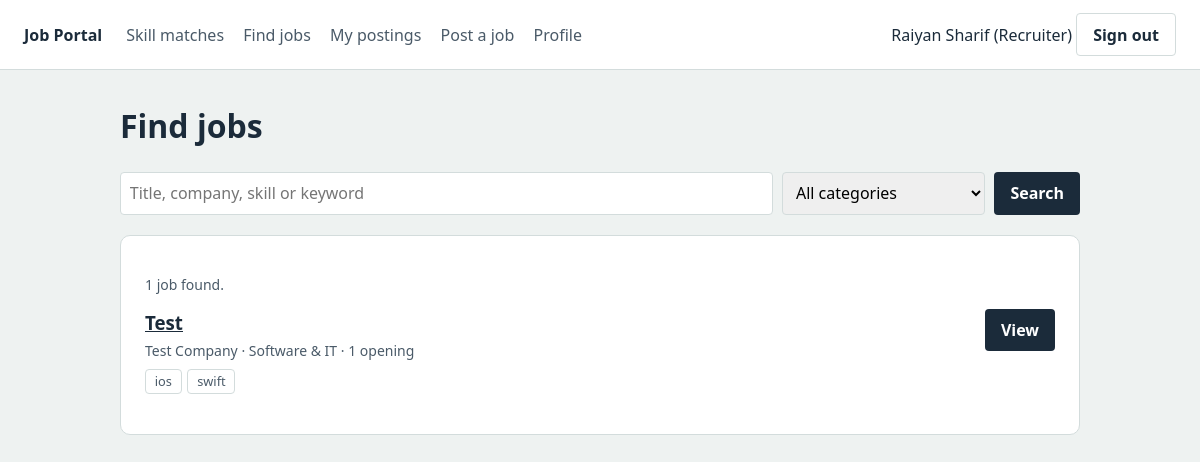
Page /jobs/ (signed in) on the committed database.
### accounts/models.py (models this page shows, shortened)
class User(AbstractUser):
    RECRUITER = 'recruiter'
    JOBSEEKER = 'jobseeker'
    USER_TYPE_CHOICES = [
        (RECRUITER, 'Recruiter'),
        (JOBSEEKER, 'Job seeker'),
    ]
    display_name = models.CharField(max_length=100)
    user_type = models.CharField(max_length=20, choices=USER_TYPE_CHOICES)
    @property
    def is_recruiter(self):
        return self.user_type == self.RECRUITER
    @property
    def is_jobseeker(self):
        return self.user_type == self.JOBSEEKER

class RecruiterProfile(models.Model):
    user = models.OneToOneField(User, on_delete=models.CASCADE, related_name='recruiter_profile')
    company_name = models.CharField(max_length=150)
    industry = models.CharField(max_length=100)
    company_website = models.URLField(blank=True)
    company_address = models.CharField(max_length=255)
    phone = models.CharField(max_length=30, blank=True)
    about_company = models.TextField(blank=True)

class Skill(models.Model):
    name = models.CharField(max_length=60, unique=True)
    class Meta:
        ordering = ['name']

### jobs/models.py (models this page shows, shortened)
class Job(models.Model):
    CATEGORY_CHOICES = [
        ('software', 'Software & IT'),
        ('data', 'Data & Analytics'),
        ('design', 'Design & Creative'),
        ('marketing', 'Marketing & Sales'),
        ('finance', 'Finance & Accounting'),
        ('hr', 'Human Resources'),
        ('engineering', 'Engineering'),
        ('healthcare', 'Healthcare'),
        ('education', 'Education'),
        ('other', 'Other'),
    ]
    recruiter = models.ForeignKey(settings.AUTH_USER_MODEL, on_delete=models.CASCADE, related_name='jobs')
    title = models.CharField(max_length=150)
    number_of_openings = models.PositiveIntegerField(default=1)
    category = models.CharField(max_length=30, choices=CATEGORY_CHOICES)
    description = models.TextField()
    skills = models.ManyToManyField(Skill, related_name='jobs')
    is_open = models.BooleanField(default=True)
    created_at = models.DateTimeField(auto_now_add=True)
    class Meta:
        ordering = ['-created_at']
    def skill_names(self):
        return [skill.name for skill in self.skills.all()]
    @property
    def company(self):
        profile = getattr(self.recruiter, 'recruiter_profile', None)
        return profile.company_name if profile else self.recruiter.display_name

### jobs/views.py (the view, shortened to what this page needs)
# urls.py: path('jobs/', views.job_search, name='job_search'),
@login_required
def job_search(request):
    query = request.GET.get('q', '').strip()
    category = request.GET.get('category', '')
    jobs = Job.objects.filter(is_open=True).prefetch_related('skills')
    if category:
        jobs = jobs.filter(category=category)
    my_skills, applied_ids = [], set()
    if request.user.is_jobseeker and request.user.has_profile():
        my_skills = request.user.jobseeker_profile.skill_names()
        applied_ids = set(request.user.applications.values_list('job_id', flat=True))
    results = []
    for job in jobs:
        result = match(job.skill_names(), my_skills)
        result['job'] = job
        result['applied'] = job.id in applied_ids
        results.append(result)
    return render(request, 'jobs/search.html', {
        'results': results,
        'query': query,
        'category': category,
        'categories': Job.CATEGORY_CHOICES,
        'show_match': bool(my_skills),
    })

### jobs/matching.py (called while the page is built)
def match(required, offered):
    required = set(required)
    offered = set(offered)
    matched = sorted(required & offered)
    missing = sorted(required - offered)
    percent = round(100 * len(matched) / len(required)) if required else 0
    if percent >= 75:
        level = 'strong'
    elif percent >= 40:
        level = 'partial'
    else:
        level = 'weak'
    return {'matched': matched, 'missing': missing, 'percent': percent, 'level': level}

### templates/jobs/search.html (shortened to what this page needs)
{% extends 'base.html' %}
{% block content %}
<h1>Find jobs</h1>
<form method="get" class="search">
  <input type="search" name="q" value="{{ query }}" placeholder="Title, company, skill or keyword">
  <select name="category">
    <option value="">All categories</option>
  </select>
  <button class="btn" type="submit">Search</button>
</form>
<div class="panel">
  <p class="muted small">{{ results|length }} job{{ results|length|pluralize }} found.</p>
  {% for r in results %}
    <div class="row">
      <div>
        <h3><a href="{% url 'job_detail' r.job.pk %}">{{ r.job.title }}</a></h3>
        <div class="muted small">{{ r.job.company }} · {{ r.job.get_category_display }} · {{ r.job.number_of_openings }} opening{{ r.job.number_of_openings|pluralize }}</div>
        {% if show_match %}
          {% include 'includes/chips.html' %}
        {% else %}
          <ul class="chips">{% for skill in r.job.skill_names %}<li class="chip">{{ skill }}</li>{% endfor %}</ul>
        {% endif %}
      </div>
      <div class="side">
        {% if r.applied %}
          <span class="badge">Applied</span>
        {% else %}
          <a class="btn" href="{% url 'job_detail' r.job.pk %}">View{% if user.is_jobseeker %} and apply{% endif %}</a>
        {% endif %}
      </div>
    </div>
  {% empty %}
    <p>No open jobs match that search. Try a different keyword or category.</p>
  {% endfor %}
</div>
{% endblock %}

### templates/base.html (shortened to what this page needs)
<!DOCTYPE html>
<html lang="en">
<head>
</head>
<body>
  <header>
    <a class="brand" href="{% url 'home' %}">Job Portal</a>
    <nav>
      {% if user.is_authenticated %}
        <a href="{% url 'dashboard' %}">Skill matches</a>
        <a href="{% url 'job_search' %}">Find jobs</a>
        {% if user.is_recruiter %}
          <a href="{% url 'my_jobs' %}">My postings</a>
          <a href="{% url 'job_create' %}">Post a job</a>
        {% else %}
          <a href="{% url 'my_applications' %}">My applications</a>
        {% endif %}
        <a href="{% url 'profile' %}">Profile</a>
      {% endif %}
    </nav>
    <div>
      {% if user.is_authenticated %}
        {{ user.display_name }} ({{ user.get_user_type_display }})
        <form method="post" action="{% url 'logout' %}" style="display:inline">
          <button class="btn btn-light" type="submit">Sign out</button>
        </form>
      {% else %}
        <a href="{% url 'login' %}">Sign in</a> &nbsp;
        <a href="{% url 'register' %}">Create account</a>
      {% endif %}
    </div>
  </header>
  <main>
    {% block content %}{% endblock %}
  </main>
</body>
</html>

### templates/base.html (style rules this page uses)
body { font-family: system-ui, sans-serif; background: #eef2f1; color: #1b2b3a; margin: 0; line-height: 1.5; }
a { color: inherit; }
header { background: #fff; border-bottom: 1px solid #d3dcdc; padding: .8rem 1.5rem; display: flex; gap: 1.5rem; align-items: center; flex-wrap: wrap; }
header .brand { font-weight: 800; text-decoration: none; }
header nav { display: flex; gap: 1.2rem; flex: 1; flex-wrap: wrap; }
header nav a { text-decoration: none; color: #4a5a68; font-weight: 500; }
main { max-width: 960px; margin: 2rem auto; padding: 0 1rem; }
.panel { background: #fff; border: 1px solid #d3dcdc; border-radius: 10px; padding: 1.5rem; margin-bottom: 1.25rem; }
.muted { color: #4a5a68; }
.small { font-size: .875rem; }
.btn { display: inline-block; background: #1b2b3a; color: #fff; border: 0; padding: .55rem 1rem; border-radius: 4px; font: inherit; font-weight: 600; cursor: pointer; text-decoration: none; }
.btn-light { background: #fff; color: #1b2b3a; border: 1px solid #d3dcdc; }
.row { display: flex; justify-content: space-between; gap: 1.5rem; align-items: flex-start; padding: 1rem 0; border-top: 1px solid #d3dcdc; }
.row:first-of-type { border-top: 0; padding-top: 0; }
.row h3 { margin: 0 0 .2rem; }
.side { display: flex; flex-direction: column; align-items: flex-end; gap: .5rem; min-width: 170px; }
.chips { display: flex; flex-wrap: wrap; gap: .35rem; list-style: none; padding: 0; margin: .5rem 0 0; }
.chip { font-size: .8rem; padding: .1rem .55rem; border-radius: 4px; border: 1px solid #d3dcdc; color: #4a5a68; }
.search { display: flex; gap: .6rem; flex-wrap: wrap; margin-bottom: 1.25rem; }
.search input, .search select { padding: .55rem; border: 1px solid #d3dcdc; border-radius: 4px; font: inherit; }
.search input { flex: 1; min-width: 200px; }

### rows in the picture
User: display_name "Raiyan Sharif", user_type "Recruiter"
Job: job "Test", job.company "Test Company", job.category "Software & IT", job.number_of_openings "1"
Skill: skill_names "ios"
Skill: skill_names "swift"

### other values in the picture
{{ results|length }} "1"
